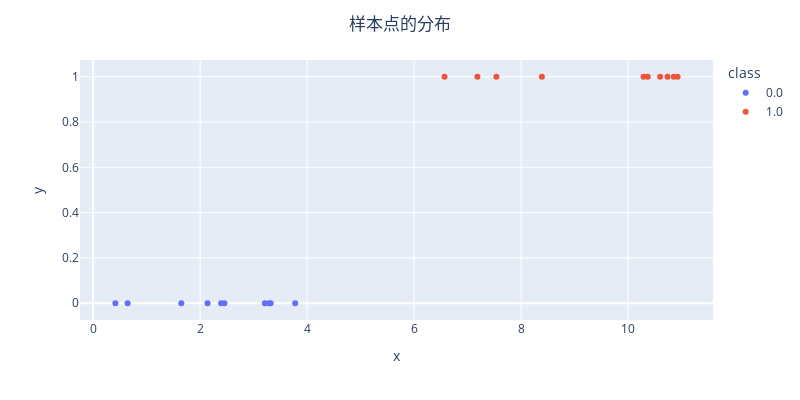

Here is the notebook cell this chart was saved with:
### Code cell
# sns.scatterplot(data=df, x='x', y = 'y', hue='y')
# color 使用 y 的话，默认会将 y 看做连续型的取值
fig = px.scatter(data_frame=df, x='x', y='y', color='class')
fig.update_layout(
    title={'text':'样本点的分布', 'x':0.5},
    width=800, height=400
)
fig.show()

### Figure 1 — Plotly figure (JSON) as saved in the notebook; plotly's stock layout.template omitted (floating-point values rounded to 4 significant figures)
{"data": [{"hovertemplate": "class=0.0<br>x=%{x}<br>y=%{y}<extra></extra>", "legendgroup": "0.0", "marker": {"color": "#636efa", "symbol": "circle"}, "mode": "markers", "name": "0.0", "orientation": "v", "showlegend": true, "type": "scatter", "x": [0.6452, 3.211, 2.393, 3.291, 0.4168, 3.319, 2.455, 3.777, 2.139, 1.649], "xaxis": "x", "y": [0, 0, 0, 0, 0, 0, 0, 0, 0, 0], "yaxis": "y"}, {"hovertemplate": "class=1.0<br>x=%{x}<br>y=%{y}<extra></extra>", "legendgroup": "1.0", "marker": {"color": "#EF553B", "symbol": "circle"}, "mode": "markers", "name": "1.0", "orientation": "v", "showlegend": true, "type": "scatter", "x": [8.389, 10.6, 7.538, 10.92, 6.569, 10.85, 10.37, 10.74, 7.183, 10.29], "xaxis": "x", "y": [1, 1, 1, 1, 1, 1, 1, 1, 1, 1], "yaxis": "y"}], "layout": {"height": 400, "legend": {"title": {"text": "class"}, "tracegroupgap": 0}, "margin": {"t": 60}, "title": {"text": "样本点的分布", "x": 0.5}, "width": 800, "xaxis": {"anchor": "y", "autorange": true, "domain": [0, 1], "range": [-0.2453, 11.59], "title": {"text": "x"}, "type": "linear"}, "yaxis": {"anchor": "x", "autorange": true, "domain": [0, 1], "range": [-0.07395, 1.074], "title": {"text": "y"}, "type": "linear"}}}
